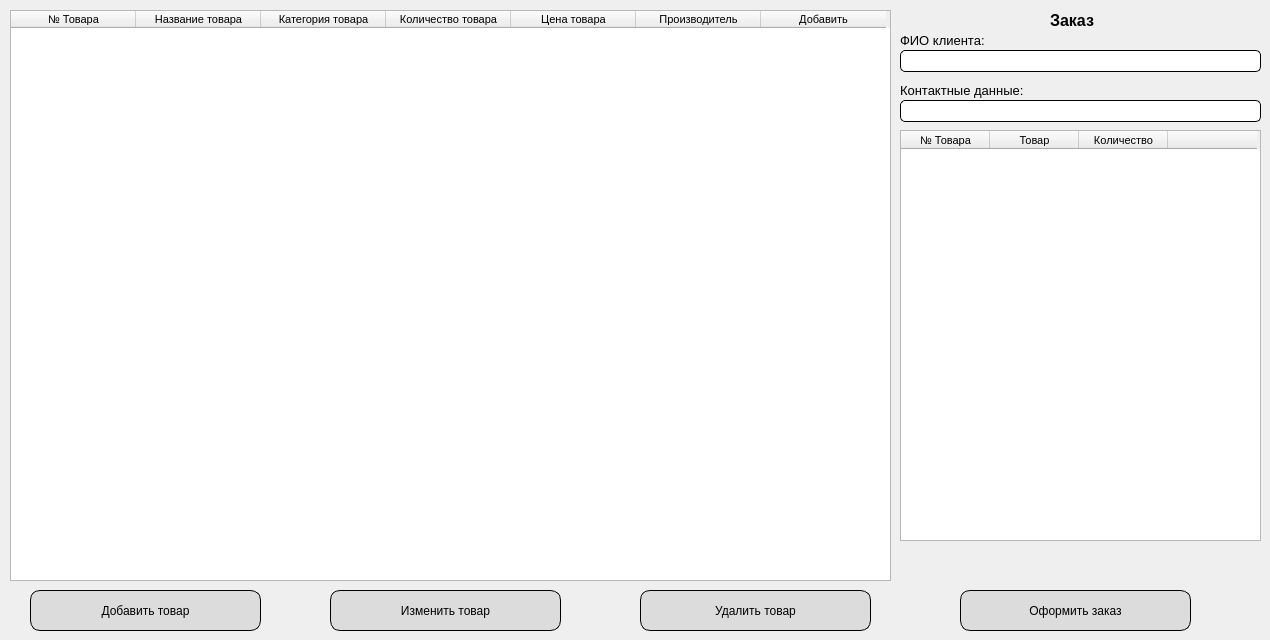
    <widget class="QWidget" name="ProductPage">
     <widget class="QTableWidget" name="tableProduct">
      <property name="enabled">
       <bool>true</bool>
      </property>
      <property name="geometry">
       <rect>
        <x>10</x>
        <y>10</y>
        <width>881</width>
        <height>571</height>
       </rect>
      </property>
      <property name="styleSheet">
       <string notr="true"/>
      </property>
      <property name="columnCount">
       <number>7</number>
      </property>
      <attribute name="horizontalHeaderDefaultSectionSize">
       <number>125</number>
      </attribute>
      <attribute name="horizontalHeaderMinimumSectionSize">
       <number>49</number>
      </attribute>
      <attribute name="horizontalHeaderShowSortIndicator" stdset="0">
       <bool>false</bool>
      </attribute>
      <column>
       <property name="text">
        <string>№ Товара</string>
       </property>
       <property name="font">
        <font>
         <pointsize>8</pointsize>
        </font>
       </property>
      </column>
      <column>
       <property name="text">
        <string>Название товара</string>
       </property>
       <property name="font">
        <font>
         <pointsize>8</pointsize>
        </font>
       </property>
      </column>
      <column>
       <property name="text">
        <string>Категория товара</string>
       </property>
       <property name="font">
        <font>
         <pointsize>8</pointsize>
        </font>
       </property>
      </column>
      <column>
       <property name="text">
        <string>Количество товара</string>
       </property>
       <property name="font">
        <font>
         <pointsize>8</pointsize>
        </font>
       </property>
      </column>
      <column>
       <property name="text">
        <string>Цена товара</string>
       </property>
       <property name="font">
        <font>
         <pointsize>8</pointsize>
        </font>
       </property>
      </column>
      <column>
       <property name="text">
        <string>Производитель</string>
       </property>
       <property name="font">
        <font>
         <pointsize>8</pointsize>
        </font>
       </property>
      </column>
      <column>
       <property name="text">
        <string>Добавить</string>
       </property>
       <property name="font">
        <font>
         <family>Segoe UI</family>
         <pointsize>8</pointsize>
        </font>
       </property>
      </column>
     </widget>
     <widget class="QPushButton" name="pushButton_AddProductMove">
      <property name="geometry">
       <rect>
        <x>30</x>
        <y>590</y>
        <width>231</width>
        <height>41</height>
       </rect>
      </property>
      <property name="styleSheet">
       <string notr="true">QPushButton { border-radius: 10px;border: 1px solid black; color: black; background: rgb(220,220,220);}
QPushButton:hover { background-color: rgba(143, 142, 142, 1); }</string>
      </property>
      <property name="text">
       <string>Добавить товар</string>
      </property>
     </widget>
     <widget class="QPushButton" name="pushButton_ChangeProductMove">
      <property name="geometry">
       <rect>
        <x>330</x>
        <y>590</y>
        <width>231</width>
        <height>41</height>
       </rect>
      </property>
      <property name="styleSheet">
       <string notr="true">QPushButton { border-radius: 10px;border: 1px solid black; color: black; background: rgb(220,220,220);}
QPushButton:hover { background-color: rgba(143, 142, 142, 1); }</string>
      </property>
      <property name="text">
       <string>Изменить товар</string>
      </property>
     </widget>
     <widget class="QPushButton" name="pushButton_DeleteProduct">
      <property name="geometry">
       <rect>
        <x>640</x>
        <y>590</y>
        <width>231</width>
        <height>41</height>
       </rect>
      </property>
      <property name="styleSheet">
       <string notr="true">QPushButton { border-radius: 10px;border: 1px solid black; color: black; background: rgb(220,220,220);}
QPushButton:hover { background-color: rgba(143, 142, 142, 1); }</string>
      </property>
      <property name="text">
       <string>Удалить товар</string>
      </property>
     </widget>
     <widget class="QTableWidget" name="tableCollectOrder">
      <property name="enabled">
       <bool>true</bool>
      </property>
      <property name="geometry">
       <rect>
        <x>900</x>
        <y>130</y>
        <width>361</width>
        <height>411</height>
       </rect>
      </property>
      <property name="styleSheet">
       <string notr="true"/>
      </property>
      <attribute name="horizontalHeaderVisible">
       <bool>true</bool>
      </attribute>
      <attribute name="horizontalHeaderCascadingSectionResizes">
       <bool>false</bool>
      </attribute>
      <attribute name="horizontalHeaderDefaultSectionSize">
       <number>89</number>
      </attribute>
      <attribute name="horizontalHeaderMinimumSectionSize">
       <number>49</number>
      </attribute>
      <attribute name="horizontalHeaderShowSortIndicator" stdset="0">
       <bool>false</bool>
      </attribute>
      <attribute name="horizontalHeaderStretchLastSection">
       <bool>false</bool>
      </attribute>
      <attribute name="verticalHeaderVisible">
       <bool>true</bool>
      </attribute>
      <column>
       <property name="text">
        <string>№ Товара</string>
       </property>
       <property name="font">
        <font>
         <family>Segoe UI</family>
         <pointsize>8</pointsize>
        </font>
       </property>
      </column>
      <column>
       <property name="text">
        <string>Товар</string>
       </property>
       <property name="font">
        <font>
         <family>Segoe UI</family>
         <pointsize>8</pointsize>
        </font>
       </property>
      </column>
      <column>
       <property name="text">
        <string>Количество</string>
       </property>
       <property name="font">
        <font>
         <family>Segoe UI</family>
         <pointsize>8</pointsize>
        </font>
       </property>
      </column>
      <column>
       <property name="text">
        <string/>
       </property>
       <property name="font">
        <font>
         <family>Segoe UI</family>
        </font>
       </property>
      </column>
     </widget>
     <widget class="QLineEdit" name="lineEdit_ClientFullName">
      <property name="geometry">
       <rect>
        <x>900</x>
        <y>50</y>
        <width>361</width>
        <height>22</height>
       </rect>
      </property>
      <property name="styleSheet">
       <string notr="true">QLineEdit { border-radius: 5px;border: 1px solid black; color: black;}
</string>
      </property>
     </widget>
     <widget class="QLineEdit" name="lineEdit_ClientNumber">
      <property name="geometry">
       <rect>
        <x>900</x>
        <y>100</y>
        <width>361</width>
        <height>22</height>
       </rect>
      </property>
      <property name="styleSheet">
       <string notr="true">QLineEdit { border-radius: 5px;border: 1px solid black; color: black;}
</string>
      </property>
     </widget>
     <widget class="QLabel" name="labelClientFullName">
      <property name="geometry">
       <rect>
        <x>900</x>
        <y>30</y>
        <width>141</width>
        <height>21</height>
       </rect>
      </property>
      <property name="font">
       <font>
        <family>Segoe UI</family>
        <pointsize>10</pointsize>
        <weight>50</weight>
        <bold>false</bold>
       </font>
      </property>
      <property name="text">
       <string>ФИО клиента:</string>
      </property>
     </widget>
     <widget class="QLabel" name="labelClientNumber">
      <property name="geometry">
       <rect>
        <x>900</x>
        <y>80</y>
        <width>271</width>
        <height>21</height>
       </rect>
      </property>
      <property name="font">
       <font>
        <family>Segoe UI</family>
        <pointsize>10</pointsize>
        <weight>50</weight>
        <bold>false</bold>
       </font>
      </property>
      <property name="text">
       <string>Контактные данные:</string>
      </property>
     </widget>
     <widget class="QPushButton" name="pushButton_CreateOrder">
      <property name="geometry">
       <rect>
        <x>960</x>
        <y>590</y>
        <width>231</width>
        <height>41</height>
       </rect>
      </property>
      <property name="styleSheet">
       <string notr="true">QPushButton { border-radius: 10px;border: 1px solid black; color: black; background: rgb(220,220,220);}
QPushButton:hover { background-color: rgba(143, 142, 142, 1); }</string>
      </property>
      <property name="text">
       <string>Оформить заказ</string>
      </property>
     </widget>
     <widget class="QLabel" name="labelOrder">
      <property name="geometry">
       <rect>
        <x>1050</x>
        <y>10</y>
        <width>61</width>
        <height>20</height>
       </rect>
      </property>
      <property name="font">
       <font>
        <family>Segoe UI</family>
        <pointsize>12</pointsize>
        <weight>75</weight>
        <bold>true</bold>
       </font>
      </property>
      <property name="text">
       <string>Заказ</string>
      </property>
     </widget>
     <widget class="QLabel" name="label_OrderPrice">
      <property name="geometry">
       <rect>
        <x>900</x>
        <y>550</y>
        <width>351</width>
        <height>31</height>
       </rect>
      </property>
      <property name="font">
       <font>
        <family>Segoe UI</family>
        <pointsize>12</pointsize>
       </font>
      </property>
      <property name="text">
       <string/>
      </property>
     </widget>
    </widget>
